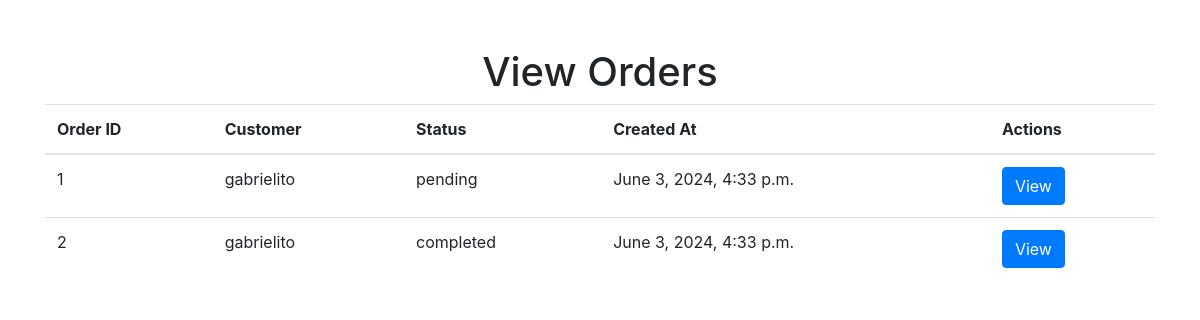
The page /dashboard/orders/ (signed in) on the database as committed earlier.
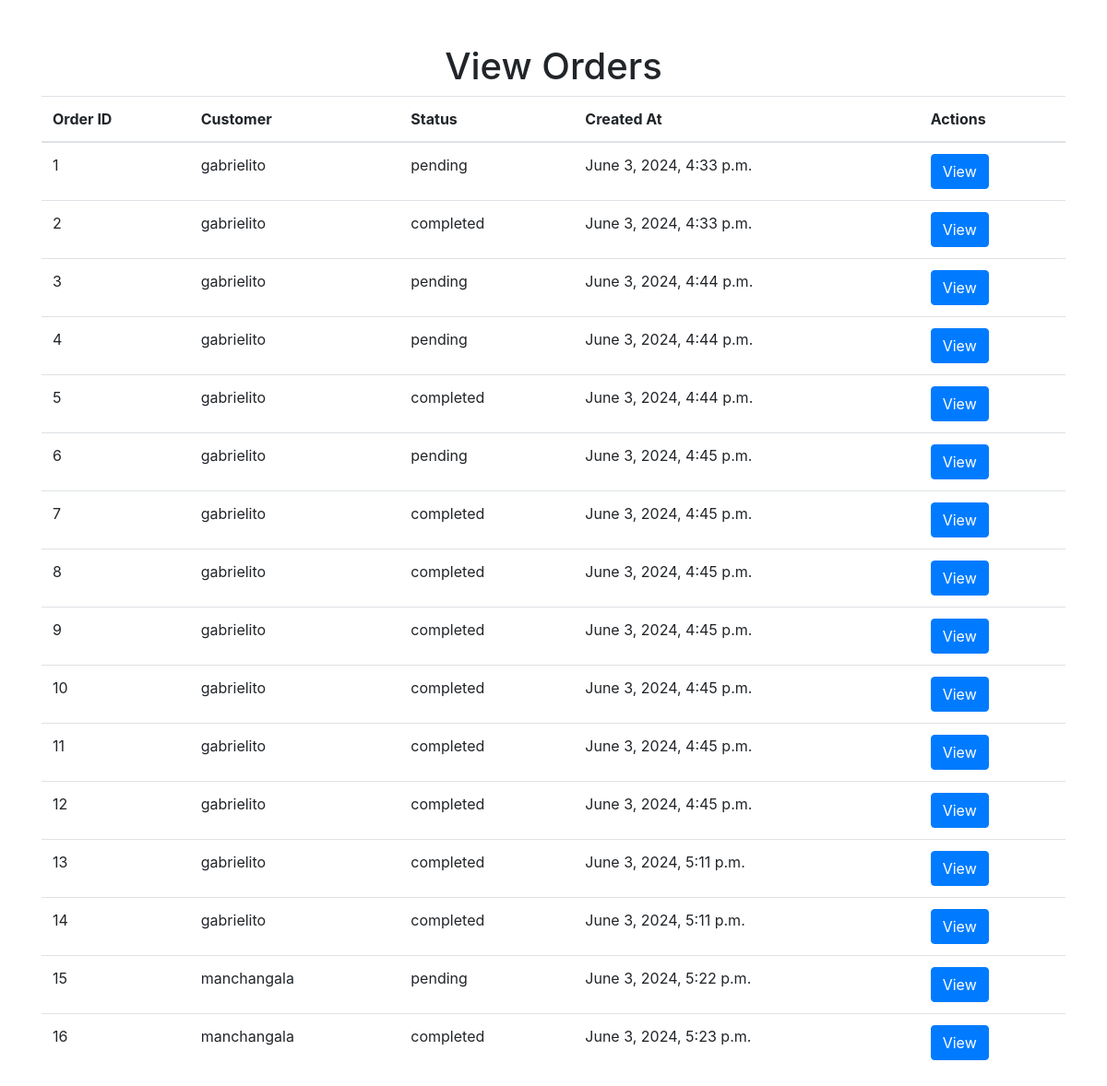
The same page on the database as committed later.
### core/models.py (models this page shows, shortened)
class Order(models.Model):
    customer = models.ForeignKey(Customer, on_delete=models.CASCADE)
    created_at = models.DateTimeField(auto_now_add=True)
    status = models.CharField(max_length=50)
    address = models.TextField()
    delivery_person = models.ForeignKey(DeliveryPerson, null=True, blank=True, on_delete=models.SET_NULL)

class Customer(models.Model):
    user = models.OneToOneField(User, on_delete=models.CASCADE)
    address = models.TextField()
    phone = models.CharField(max_length=20)

### core/views.py (the view)
# urls.py: path('dashboard/orders/', views.admin_orders, name='admin_orders'),
@staff_member_required
def admin_orders(request):
    orders = Order.objects.all()
    return render(request, 'core/admin_orders.html', {'orders': orders})

### core/templates/core/admin_orders.html (shortened to what this page needs)
{% extends 'core/base.html' %}
{% block content %}
<h1 class="text-center">View Orders</h1>
<table class="table">
    <thead>
        <tr>
            <th>Order ID</th>
            <th>Customer</th>
            <th>Status</th>
            <th>Created At</th>
            <th>Actions</th>
        </tr>
    </thead>
    <tbody>
        {% for order in orders %}
        <tr>
            <td>{{ order.id }}</td>
            <td>{{ order.customer.user.username }}</td>
            <td>{{ order.status }}</td>
            <td>{{ order.created_at }}</td>
            <td>
                <a href="#" class="btn btn-primary">View</a>
            </td>
        </tr>
        {% endfor %}
    </tbody>
</table>
{% endblock %}

### core/templates/core/base.html (shortened to what this page needs)
<!DOCTYPE html>
<html lang="en">
<head>
    <link rel="stylesheet" href="https://stackpath.bootstrapcdn.com/bootstrap/4.5.2/css/bootstrap.min.css">
</head>
<body>
    <div class="container mt-5">
        {% block content %}{% endblock %}
    </div>
</body>
</html>

Rows that differ between the two databases and show on the page:
added Order: id "3", customer.user.username "gabrielito", status "pending", created_at "June 3, 2024, 4:44 p.m."
added Order: id "4", customer.user.username "gabrielito", status "pending", created_at "June 3, 2024, 4:44 p.m."
added Order: id "5", customer.user.username "gabrielito", status "completed", created_at "June 3, 2024, 4:44 p.m."
added Order: id "6", customer.user.username "gabrielito", status "pending", created_at "June 3, 2024, 4:45 p.m."
added Order: id "7", customer.user.username "gabrielito", status "completed", created_at "June 3, 2024, 4:45 p.m."
added Order: id "8", customer.user.username "gabrielito", status "completed", created_at "June 3, 2024, 4:45 p.m."
added Order: id "9", customer.user.username "gabrielito", status "completed", created_at "June 3, 2024, 4:45 p.m."
added Order: id "10", customer.user.username "gabrielito", status "completed", created_at "June 3, 2024, 4:45 p.m."
added Order: id "11", customer.user.username "gabrielito", status "completed", created_at "June 3, 2024, 4:45 p.m."
added Order: id "12", customer.user.username "gabrielito", status "completed", created_at "June 3, 2024, 4:45 p.m."
added Order: id "13", customer.user.username "gabrielito", status "completed", created_at "June 3, 2024, 5:11 p.m."
added Order: id "14", customer.user.username "gabrielito", status "completed", created_at "June 3, 2024, 5:11 p.m."
added Order: id "15", customer.user.username "manchangala", status "pending", created_at "June 3, 2024, 5:22 p.m."
added Order: id "16", customer.user.username "manchangala", status "completed", created_at "June 3, 2024, 5:23 p.m."
